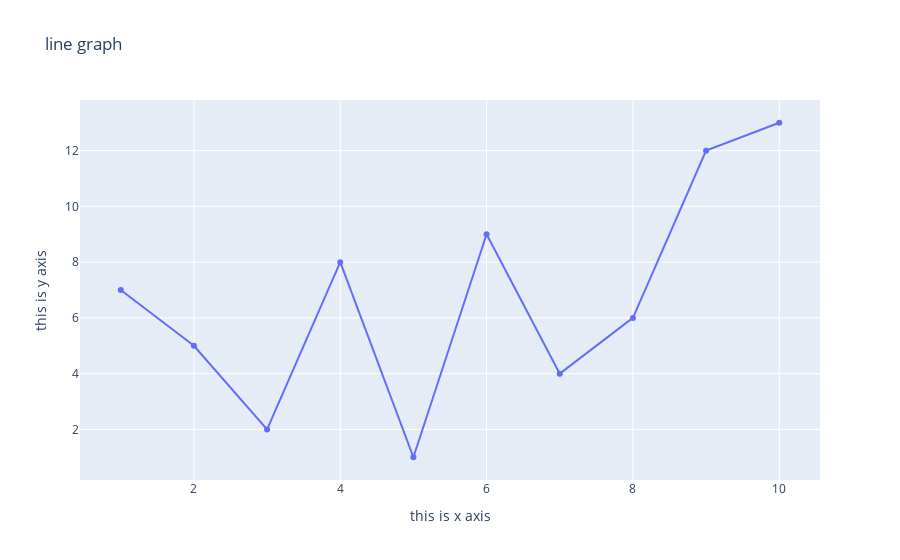

This figure's notebook cell:
### Markdown cell above
# adding titles

### Code cell
fig = go.Figure(go.Scatter(x=x , y=y))
fig.update_layout(title = "line graph" , xaxis_title = "this is x axis", yaxis_title = "this is y axis")
fig.show()

### Figure 1 — Plotly figure (JSON) as saved in the notebook; plotly's stock layout.template omitted (floating-point values rounded to 4 significant figures)
{"data": [{"type": "scatter", "x": [1, 2, 3, 4, 5, 6, 7, 8, 9, 10], "y": [7, 5, 2, 8, 1, 9, 4, 6, 12, 13]}], "layout": {"title": {"text": "line graph"}, "xaxis": {"title": {"text": "this is x axis"}}, "yaxis": {"title": {"text": "this is y axis"}}}}
